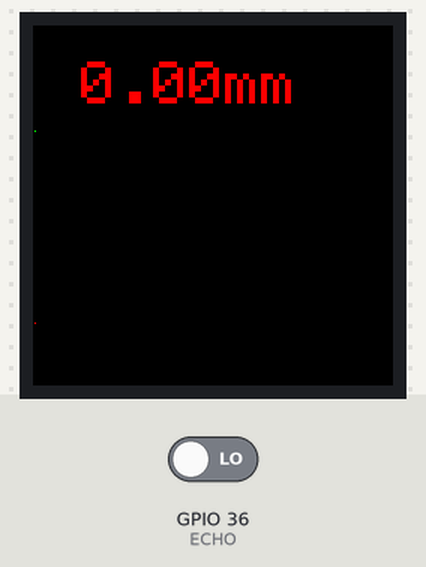
Bench run of a sketch on a simulated ESP32. Shown: 240×240 colour display. Inputs (shaded band) come from the test bench; at power-on: GPIO 36 (ECHO) LOW.

Above: at 2.3 s.

The sketch:

esp32_sonar.ino
```cpp
// 基于Arduino平台的ESP32可视化超声波测距方案
#include <Arduino.h>
#include <Adafruit_GFX.h>     // Core graphics library
#include <Adafruit_ST7789.h>  // Hardware-specific library for ST7789
#include <SPI.h>              // Arduino SPI library

#define TFT_MOSI 23  // SDA Pin on ESP32
#define TFT_SCLK 18  // SCL Pin on ESP32
#define TFT_CS 15    // Chip select control pin
#define TFT_DC 2     // Data Command control pin
#define TFT_RST 4    // Reset pin (could connect to RST pin)
#define TFT_W 240
#define TFT_H 240

#define TRIG 39
#define ECHO 36
#define DIST_MAX 400.0

#define SAMPLE 2

#define PLOT_HEIGHT_BASE 70
#define PLOT_HEIGHT_MAX 128

Adafruit_ST7789 tft = Adafruit_ST7789(TFT_CS, TFT_DC, TFT_RST);

void setup(void) {
    tft.init(240, 240, SPI_MODE2);
    tft.setRotation(2);
    tft.fillScreen(ST77XX_BLACK);
    tft.setTextWrap(false);
    tft.setTextColor(ST77XX_RED);
    tft.setTextSize(4);

    pinMode(ECHO, INPUT);
    pinMode(TRIG, OUTPUT);
}

unsigned long time_echo_us = 0;
unsigned long avg_time_echo_us = 0;
unsigned long len_mm_x100 = 0;
unsigned long len_int = 0;
unsigned int len_fraction = 0;

int plot_x = 0;
bool plot_clr_invert = false;

void loop() {

    int it = 0;
    avg_time_echo_us = 0;

    while (it < SAMPLE) { //采样五次，取平均值以消除抖动
        digitalWrite(TRIG, HIGH);
        delay(12);
        digitalWrite(TRIG, LOW);
        time_echo_us = pulseIn(ECHO, HIGH);

        avg_time_echo_us += time_echo_us;
        it++;
    }

    avg_time_echo_us /= SAMPLE;

    if ((time_echo_us < 60000) && (time_echo_us > 1)) {
        len_mm_x100 = (avg_time_echo_us * 34) / 2;
        len_int = len_mm_x100 / 100;
        len_fraction = len_mm_x100 % 100;
    }

    tft.setCursor(32, 24);
    tft.fillRect(32, 24, 208, 32, ST77XX_BLACK);

    String str = String(len_int);
    str += ".";
    if (len_fraction < 10)
        str += "0";
    str += String(len_fraction);
    str += "mm";

    tft.println(str);

    float pct_h = (len_int + len_fraction) / DIST_MAX;  // 有效量程约为 400 mm
    int h = pct_h * PLOT_HEIGHT_MAX;                    //直方图最大高度为 128 pixel(但可以显示的不止于此)

    if(plot_x++>TFT_W){ // 采用双色覆盖之前的采样结果
        plot_x = 0;
        plot_clr_invert =!plot_clr_invert;
    }

    tft.drawLine(plot_x, PLOT_HEIGHT_BASE, plot_x,PLOT_HEIGHT_BASE+h,plot_clr_invert? ST77XX_BLUE:ST77XX_GREEN); //绘制直方图的每一条竖线
    tft.drawPixel(plot_x, PLOT_HEIGHT_BASE+PLOT_HEIGHT_MAX,ST77XX_RED); //使用单点补充底部标注有效最大量程的横线
}
```
